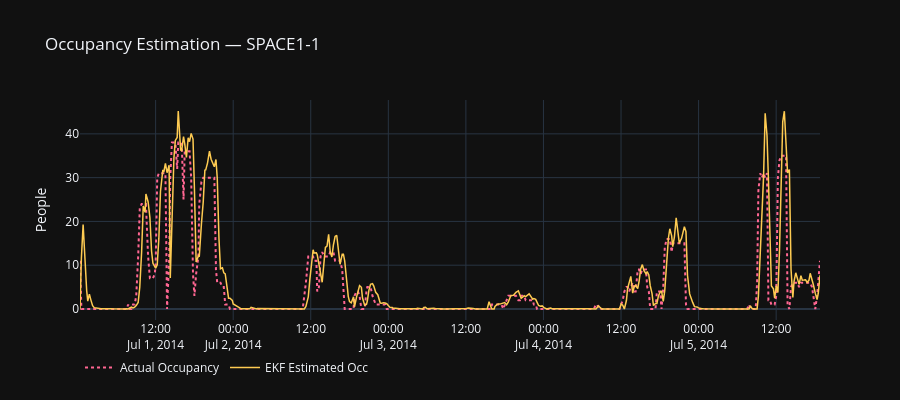

Here is the notebook cell this chart was saved with:
### Markdown cell above
## 4 · EKF Occupancy Estimation vs Ground Truth

### Code cell
fig = go.Figure()
t = df['Datetime']

fig.add_trace(go.Scatter(x=t, y=df[f'{ZONE}_Occupants'],
    name='Actual Occupancy', line=dict(color='#FF6692', width=2, dash='dot')))
fig.add_trace(go.Scatter(x=t, y=df[f'{ZONE}_Occ_est'],
    name='EKF Estimated Occ', line=dict(color='#FECB52', width=1.5)))

fig.update_layout(template='plotly_dark', height=400,
    title=f'Occupancy Estimation — {ZONE}',
    yaxis_title='People',
    legend=dict(orientation='h', y=-0.15))
fig.show()

### Figure 1 — Plotly figure (JSON) as saved in the notebook; plotly's stock layout.template omitted (floating-point values rounded to 4 significant figures; data arrays with more than 128 entries replaced by an {"elided": "..."} marker saying what was removed)
{"data": [{"line": {"color": "#FF6692", "dash": "dot", "width": 2}, "name": "Actual Occupancy", "type": "scatter", "x": {"elided": "459 str values"}, "y": {"elided": "459 int values"}}, {"line": {"color": "#FECB52", "width": 1.5}, "name": "EKF Estimated Occ", "type": "scatter", "x": {"elided": "459 str values"}, "y": {"elided": "459 float values"}}], "layout": {"height": 400, "legend": {"orientation": "h", "y": -0.15}, "title": {"text": "Occupancy Estimation — SPACE1-1"}, "yaxis": {"title": {"text": "People"}}}}
